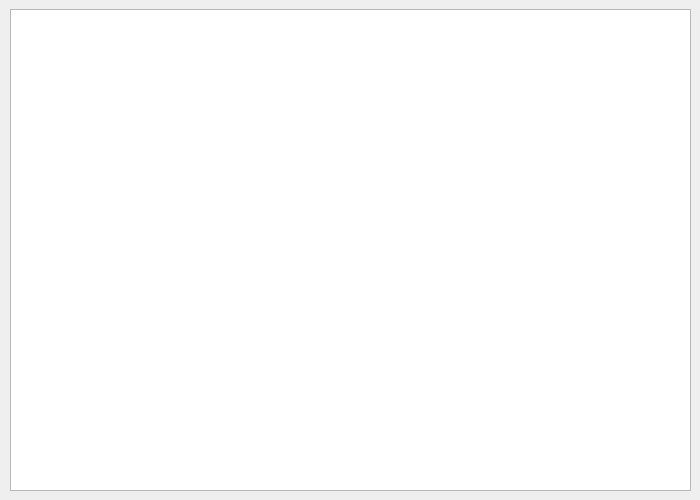
<?xml version="1.0" encoding="UTF-8"?>
<ui version="4.0">
 <class>oracle_jobs_history_window</class>
 <widget class="QMainWindow" name="oracle_jobs_history_window">
  <property name="geometry">
   <rect>
    <x>0</x>
    <y>0</y>
    <width>700</width>
    <height>500</height>
   </rect>
  </property>
  <property name="windowTitle">
   <string>Oracle job's history</string>
  </property>
  <property name="windowIcon">
   <iconset resource="resource.qrc">
    <normaloff>:/icons/icons/MGrep.ico</normaloff>:/icons/icons/MGrep.ico</iconset>
  </property>
  <widget class="QWidget" name="centralwidget">
   <property name="sizePolicy">
    <sizepolicy hsizetype="Expanding" vsizetype="Expanding">
     <horstretch>0</horstretch>
     <verstretch>0</verstretch>
    </sizepolicy>
   </property>
   <layout class="QGridLayout" name="gridLayout">
    <property name="leftMargin">
     <number>10</number>
    </property>
    <item row="8" column="0" colspan="2">
     <widget class="QTableView" name="o_lst1">
      <property name="minimumSize">
       <size>
        <width>0</width>
        <height>0</height>
       </size>
      </property>
      <property name="dragEnabled">
       <bool>true</bool>
      </property>
      <property name="alternatingRowColors">
       <bool>true</bool>
      </property>
      <property name="selectionBehavior">
       <enum>QAbstractItemView::SelectItems</enum>
      </property>
      <property name="sortingEnabled">
       <bool>true</bool>
      </property>
     </widget>
    </item>
   </layout>
  </widget>
 </widget>
 <tabstops>
  <tabstop>o_lst1</tabstop>
 </tabstops>
 <resources>
  <include location="resource.qrc"/>
 </resources>
 <connections/>
</ui>
